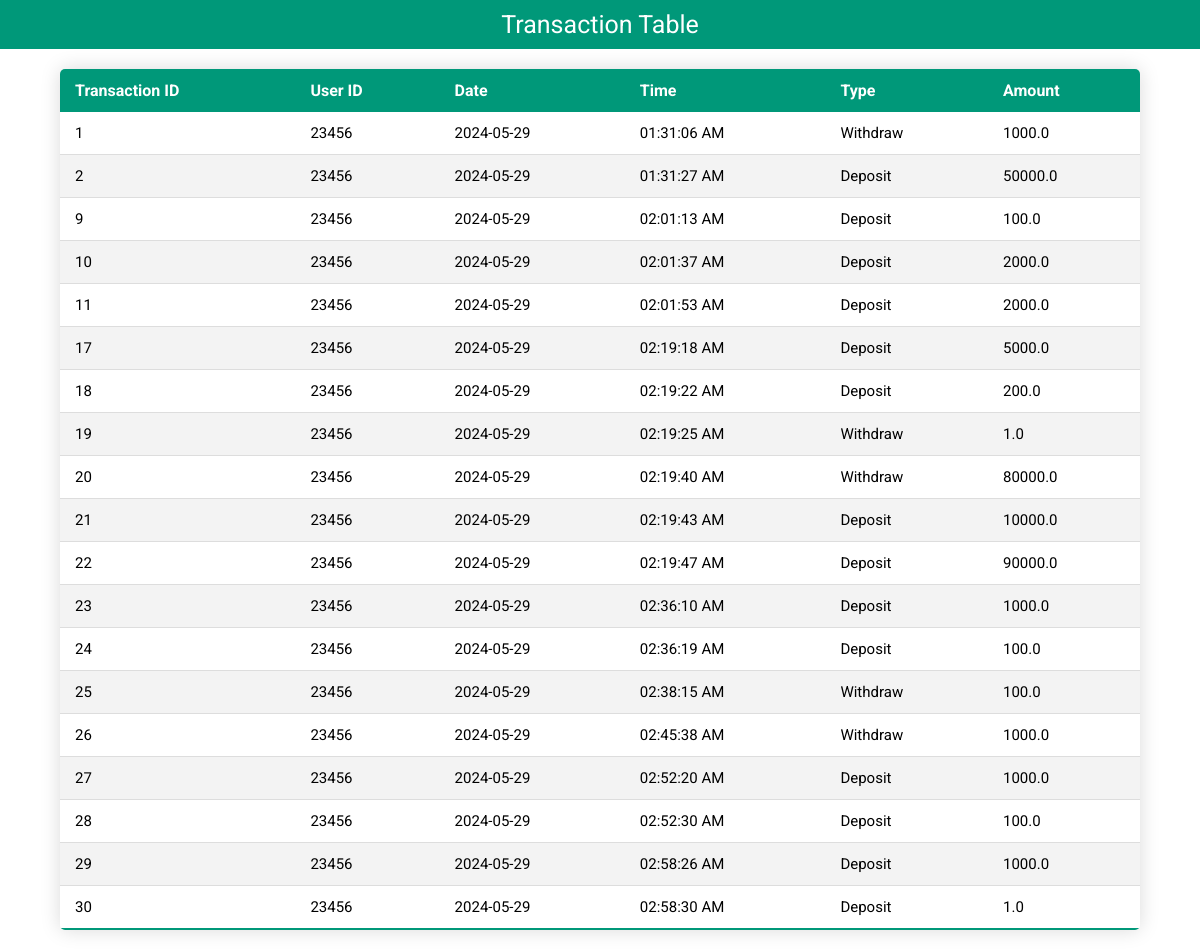
Page /table (signed in) on the committed database.
### models.py (models this page shows)
class Transaction(db.Model):
    id = db.Column(db.Integer, primary_key=True)
    user_id = db.Column(db.Integer, db.ForeignKey('user.id'), nullable=False)
    balance = db.Column(db.Float, nullable=False, default=0)
    withdraw = db.Column(db.Float, nullable=False, default=0)
    deposit = db.Column(db.Float, nullable=False, default=0)
    date = db.Column(db.Date, nullable=False, default=datetime.now().date())
    time = db.Column(db.Time, nullable=False, default=datetime.now().time())

### routes.py (the view)
    @app.route('/table')
    def table():
        user_id = get_current_user_id()
        if user_id is None:
            return redirect(url_for('login'))
        transactions = Transaction.query.filter_by(user_id=user_id).all()
        return render_template('Table/index.html', transactions=transactions)

### routes.py (called while the page is built)
def get_current_user_id():
    user_id = session.get('user_id')
    if user_id:
        return user_id
    else:
        return None

def table_route(app, db):
    @app.route('/table')
    def table():
        user_id = get_current_user_id()
        if user_id is None:
            return redirect(url_for('login'))
        transactions = Transaction.query.filter_by(user_id=user_id).all()
        return render_template('Table/index.html', transactions=transactions)

### templates/Table/index.html (shortened to what this page needs)
<!DOCTYPE html>
<html>
<head>
    <link rel="stylesheet" type="text/css" href="{{ url_for('static', filename='Table/style/general.css') }}">
</head>
<body>
    <div class="container">
        <div class="title">Transaction Table</div>
        <div class="table_container">
            <table class="table_content">
                <thead>
                    <tr>
                        <th>Transaction ID</th>
                        <th>User ID</th>
                        <th>Date</th>
                        <th>Time</th>
                        <th>Type</th>
                        <th>Amount</th>
                    </tr>
                </thead>
                <tbody>
                    {% for transaction in transactions %}
                    <tr>
                        <td>{{ transaction.id }}</td>
                        <td>{{ transaction.user_id }}</td>
                        <td>{{ transaction.date.strftime('%Y-%m-%d') }}</td>
                        <td>{{ transaction.time.strftime('%H:%M:%S %p') }}</td>
                        <td>{{ 'Deposit' if transaction.deposit else 'Withdraw' }}</td>
                        <td>{{ transaction.deposit if transaction.deposit else transaction.withdraw }}</td>
                    </tr>
                    {% endfor %}
                </tbody>
            </table>
        </div>
    </div>
</body>
</html>

### static/Table/style/general.css (style rules this page uses)
body { font-family: Roboto, Arial, sans-serif; margin: 0; padding: 0; }
body.fade-in { opacity: 1; }
.container { width: 100%; display: flex; flex-direction: column; justify-content: center; align-items: center; margin: auto; }
.title { width: 100%; background: #009879; color: #fff; padding: 10px 0; text-align: center; font-size: 25px; }
.table_container { width: 90%; overflow-x: auto; padding: 20px; }
.table_content { border-collapse: collapse; width: 100%; border-radius: 5px; overflow: hidden; box-shadow: 0 0 20px rgba(0, 0, 0, 0.15); }
.table_content thead tr { background-color: #009879; color: #ffffff; text-align: left; font-weight: bold; }
.table_content th, .table_content td { padding: 12px 15px; }
.table_content td { font-size: 15px; }
.table_content tbody tr { border-bottom: 1px solid #dddddd; }
.table_content tbody tr:nth-of-type(even) { background-color: #f3f3f3; }
.table_content tbody tr:last-of-type { border-bottom: 2px solid #009879; }

### rows in the picture
Transaction: deposit "Withdraw"
Transaction: deposit "Deposit"
Transaction: deposit "Deposit"
Transaction: deposit "Deposit"
Transaction: deposit "Deposit"
Transaction: deposit "Deposit"
Transaction: deposit "Deposit"
Transaction: deposit "Withdraw"
Transaction: deposit "Withdraw"
Transaction: deposit "Deposit"
Transaction: deposit "Deposit"
Transaction: deposit "Deposit"
Transaction: deposit "Deposit"
Transaction: deposit "Withdraw"
Transaction: deposit "Withdraw"
Transaction: deposit "Deposit"
Transaction: deposit "Deposit"
Transaction: deposit "Deposit"
Transaction: deposit "Deposit"
